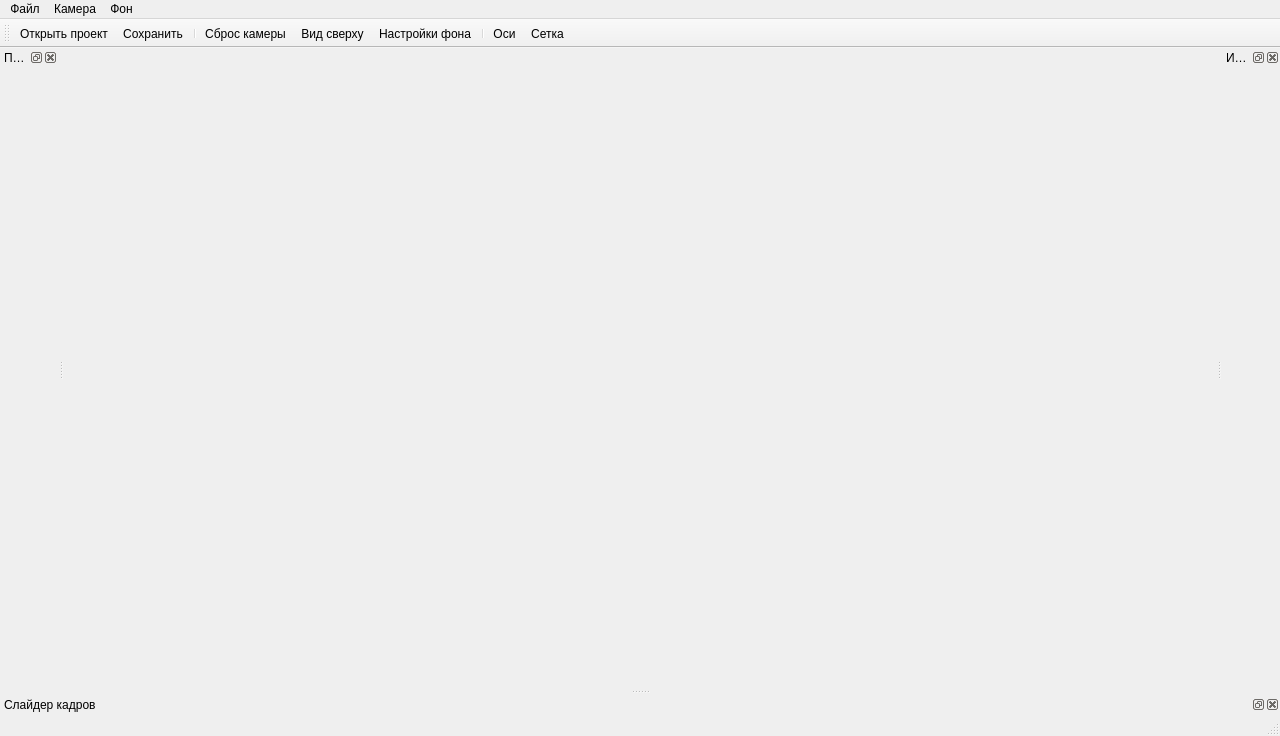
<?xml version="1.0" encoding="UTF-8"?>
<ui version="4.0">
 <class>MainWindow</class>
 <widget class="QMainWindow" name="MainWindow">
  <property name="geometry">
   <rect>
    <x>0</x>
    <y>0</y>
    <width>1280</width>
    <height>736</height>
   </rect>
  </property>
  <property name="windowTitle">
   <string>QSpace Professional</string>
  </property>
  <widget class="QWidget" name="centralwidget">
   <layout class="QVBoxLayout" name="verticalLayout_central">
    <property name="spacing">
     <number>0</number>
    </property>
    <property name="leftMargin">
     <number>0</number>
    </property>
    <property name="topMargin">
     <number>0</number>
    </property>
    <property name="rightMargin">
     <number>0</number>
    </property>
    <property name="bottomMargin">
     <number>0</number>
    </property>
   </layout>
  </widget>
  <widget class="QMenuBar" name="menubar">
   <property name="geometry">
    <rect>
     <x>0</x>
     <y>0</y>
     <width>1280</width>
     <height>25</height>
    </rect>
   </property>
   <widget class="QMenu" name="menu_file">
    <property name="title">
     <string>Файл</string>
    </property>
    <addaction name="action_open_session"/>
    <addaction name="action_save_session"/>
    <addaction name="separator"/>
    <addaction name="action_exit"/>
   </widget>
   <widget class="QMenu" name="menu_camera">
    <property name="title">
     <string>Камера</string>
    </property>
    <addaction name="action_view_top"/>
    <addaction name="action_view_front"/>
    <addaction name="action_view_right"/>
    <addaction name="action_view_iso"/>
   </widget>
   <widget class="QMenu" name="menu_bg">
    <property name="title">
     <string>Фон</string>
    </property>
    <addaction name="action_bg_black"/>
    <addaction name="action_bg_white"/>
   </widget>
   <addaction name="menu_file"/>
   <addaction name="menu_camera"/>
   <addaction name="menu_bg"/>
  </widget>
  <widget class="QToolBar" name="mainToolBar">
   <property name="windowTitle">
    <string>Панель управления</string>
   </property>
   <property name="toolButtonStyle">
    <enum>Qt::ToolButtonStyle::ToolButtonTextBesideIcon</enum>
   </property>
   <attribute name="toolBarArea">
    <enum>TopToolBarArea</enum>
   </attribute>
   <attribute name="toolBarBreak">
    <bool>false</bool>
   </attribute>
   <addaction name="action_open_session"/>
   <addaction name="action_save_session"/>
   <addaction name="separator"/>
   <addaction name="action_reset_camera"/>
   <addaction name="action_view_top"/>
   <addaction name="action_bg_settings"/>
   <addaction name="separator"/>
   <addaction name="action_toggle_axes"/>
   <addaction name="action_toggle_grid"/>
  </widget>
  <widget class="QStatusBar" name="statusbar"/>
  <widget class="QDockWidget" name="dock_properties">
   <property name="windowTitle">
    <string>Инспектор свойств</string>
   </property>
   <attribute name="dockWidgetArea">
    <number>2</number>
   </attribute>
   <widget class="QWidget" name="dockWidgetContents_props">
    <layout class="QVBoxLayout" name="verticalLayout_props"/>
   </widget>
  </widget>
  <widget class="QDockWidget" name="dockWidget_LayerExplorer">
   <property name="windowTitle">
    <string>Панель Данных</string>
   </property>
   <attribute name="dockWidgetArea">
    <number>1</number>
   </attribute>
   <widget class="QWidget" name="dockWidgetContents_LayerExplorer">
    <layout class="QVBoxLayout" name="verticalLayout_2"/>
   </widget>
  </widget>
  <widget class="QDockWidget" name="dock_timeSlider">
   <property name="windowTitle">
    <string>Слайдер кадров</string>
   </property>
   <attribute name="dockWidgetArea">
    <number>8</number>
   </attribute>
   <widget class="QWidget" name="dockWidgetContents_TimeSlider"/>
  </widget>
  <action name="action_open_session">
   <property name="text">
    <string>Открыть проект</string>
   </property>
  </action>
  <action name="action_save_session">
   <property name="text">
    <string>Сохранить</string>
   </property>
  </action>
  <action name="action_reset_camera">
   <property name="text">
    <string>Сброс камеры</string>
   </property>
  </action>
  <action name="action_view_top">
   <property name="text">
    <string>Вид сверху</string>
   </property>
  </action>
  <action name="action_view_front">
   <property name="text">
    <string>Вид спереди</string>
   </property>
  </action>
  <action name="action_view_right">
   <property name="text">
    <string>Вид справа</string>
   </property>
  </action>
  <action name="action_view_iso">
   <property name="text">
    <string>Изометрия</string>
   </property>
  </action>
  <action name="action_bg_settings">
   <property name="text">
    <string>Настройки фона</string>
   </property>
  </action>
  <action name="action_bg_black">
   <property name="text">
    <string>Черный фон</string>
   </property>
  </action>
  <action name="action_bg_white">
   <property name="text">
    <string>Белый фон</string>
   </property>
  </action>
  <action name="action_toggle_axes">
   <property name="checkable">
    <bool>true</bool>
   </property>
   <property name="text">
    <string>Оси</string>
   </property>
  </action>
  <action name="action_toggle_grid">
   <property name="checkable">
    <bool>true</bool>
   </property>
   <property name="text">
    <string>Сетка</string>
   </property>
  </action>
  <action name="action_exit">
   <property name="text">
    <string>Выход</string>
   </property>
  </action>
 </widget>
 <resources/>
 <connections/>
</ui>
